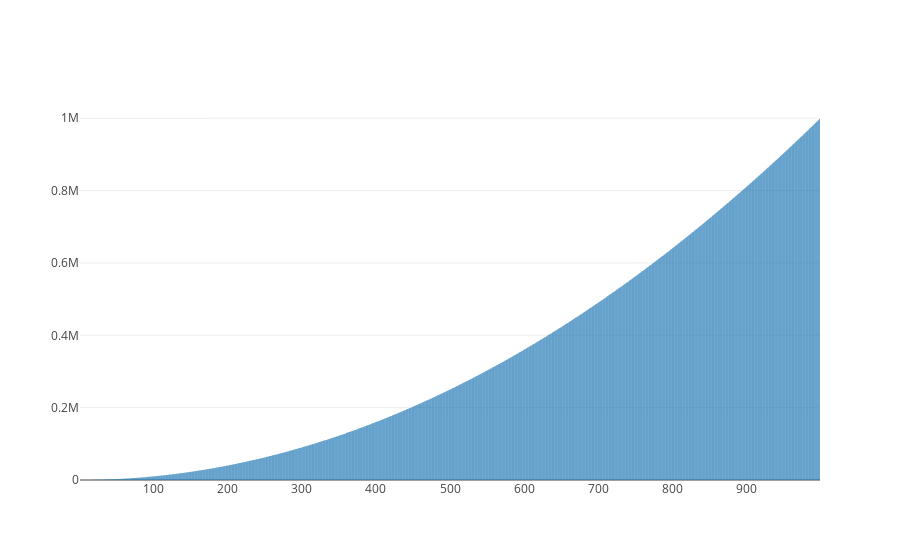

Notebook source saved alongside this figure:
### Code cell
import plotly
plotly.offline.init_notebook_mode(connected=True)


nums = []
sq_nums = []
for x in range(1,1000):
    nums.append(x)
    sq_nums.append(x*x) 
    
#sq_nums

trace0 = {'type': 'bar', 'x': nums, 'y': sq_nums}

plotly.offline.iplot([trace0])

### Figure 1 — Plotly figure (JSON) as saved in the notebook; plotly's stock layout.template omitted (floating-point values rounded to 4 significant figures; data arrays with more than 128 entries replaced by an {"elided": "..."} marker saying what was removed)
{"data": [{"type": "bar", "x": {"elided": "999 int values"}, "y": {"elided": "999 int values"}}], "layout": {}}
